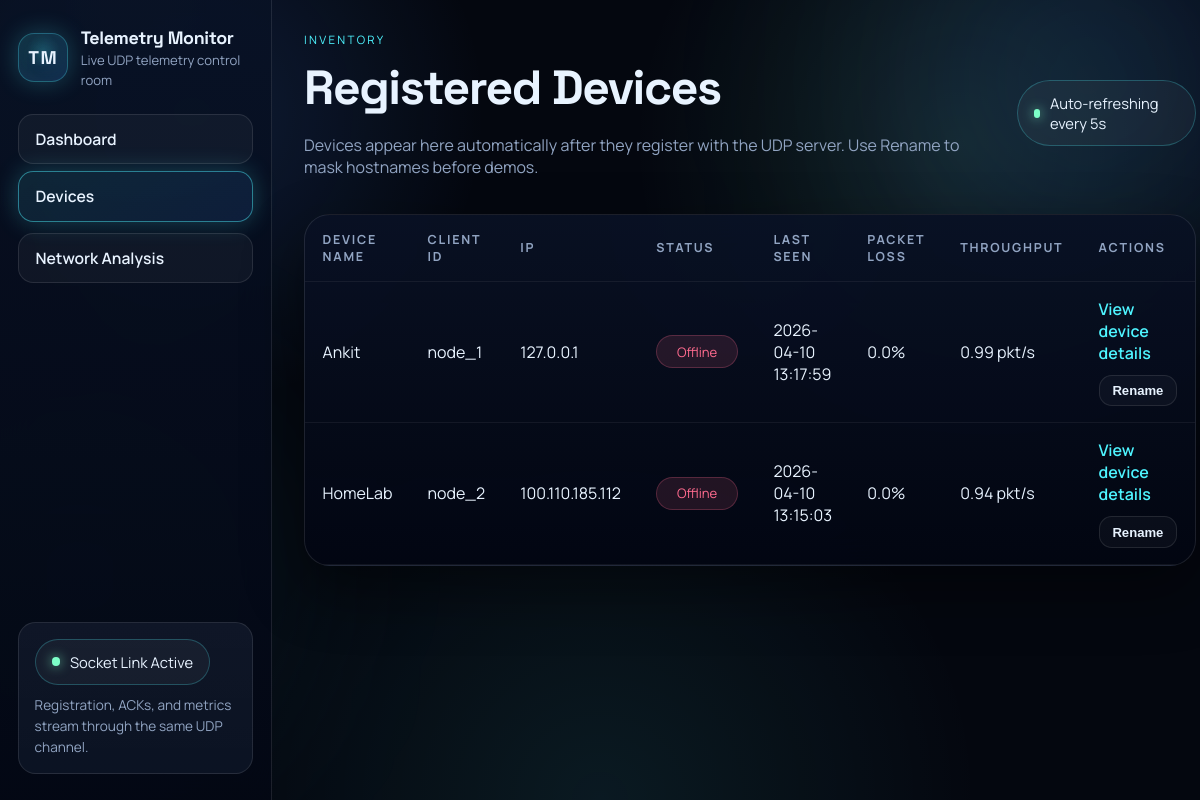
/devices, run on the app's committed database.
### tables this page shows
CREATE TABLE devices (
                    id INTEGER PRIMARY KEY AUTOINCREMENT,
                    client_id TEXT UNIQUE,
                    device_name TEXT,
                    ip_address TEXT,
                    registered_at INTEGER
                , display_name TEXT);

### dashboard/app.py (the view)
    @app.route("/devices")
    def devices_page():
        return render_template("devices.html", devices=aggregator.devices_overview())

### server/aggregator.py (called while the page is built)
    def devices_overview(self) -> List[Dict[str, Any]]:
        return self.database.fetch_devices_overview(self.config.offline_after_seconds)

### server/database.py (called while the page is built)
    def _connect(self) -> sqlite3.Connection:
        connection = sqlite3.connect(self.db_path, check_same_thread=False)
        connection.row_factory = sqlite3.Row
        return connection

### utils/helpers.py (called while the page is built)
def format_timestamp(timestamp: int | None) -> str:
    if not timestamp:
        return "Never"
    return datetime.fromtimestamp(int(timestamp)).strftime("%Y-%m-%d %H:%M:%S")

### dashboard/templates/devices.html (shortened to what this page needs)
{% extends "base.html" %}
{% block content %}
<div class="page-header">
    <div>
        <p class="eyebrow">Inventory</p>
        <h2>Registered Devices</h2>
        <p>Devices appear here automatically after they register with the UDP server. Use Rename to mask hostnames before demos.</p>
    </div>
    <div class="live-pill">
        <span class="status-dot-live"></span>
        <span>Auto-refreshing every 5s</span>
    </div>
</div>
<div class="table-card">
    <table>
        <thead>
            <tr>
                <th>Device Name</th>
                <th>Client ID</th>
                <th>IP</th>
                <th>Status</th>
                <th>Last Seen</th>
                <th>Packet Loss</th>
                <th>Throughput</th>
                <th>Actions</th>
            </tr>
        </thead>
        <tbody id="devices-table-body">
            {% for device in devices %}
            <tr>
                <td>{{ device.device_name }}</td>
                <td>{{ device.client_id }}</td>
                <td>{{ device.ip_address }}</td>
                <td><span class="status {{ device.status }}">{{ device.status }}</span></td>
                <td>{{ format_timestamp(device.last_seen) }}</td>
                <td>{{ device.packet_loss }}%</td>
                <td>{{ device.throughput }} pkt/s</td>
                <td>
                    <div class="table-actions">
                        <a href="{{ url_for('device_detail', client_id=device.client_id) }}">View device details</a>
                        <button
                            type="button"
                            class="button table-action-button rename-device-button"
                            data-client-id="{{ device.client_id }}"
                            data-device-name="{{ device.device_name }}"
                        >
                            Rename
                        </button>
                    </div>
                </td>
            </tr>
            {% else %}
            <tr><td colspan="8">No devices registered yet. Start a client to register automatically.</td></tr>
            {% endfor %}
        </tbody>
    </table>
</div>
{% endblock %}

### dashboard/templates/base.html (shortened to what this page needs)
<!doctype html>
<html lang="en">
<head>
    <link rel="stylesheet" href="{{ url_for('static', filename='css/styles.css') }}">
</head>
<body>
    <div class="page-glow page-glow-one" aria-hidden="true"></div>
    <div class="page-glow page-glow-two" aria-hidden="true"></div>
    <div class="app-shell">
        <aside class="sidebar">
            <div class="brand">
                <div class="brand-mark" aria-hidden="true">TM</div>
                <div>
                    <h1>Telemetry Monitor</h1>
                    <p>Live UDP telemetry control room</p>
                </div>
            </div>
            <nav>
                <a class="{% if request.path == url_for('dashboard_home') %}active{% endif %}" href="{{ url_for('dashboard_home') }}">Dashboard</a>
                <a class="{% if request.path == url_for('devices_page') %}active{% endif %}" href="{{ url_for('devices_page') }}">Devices</a>
                <a class="{% if request.path == url_for('network_analysis_page') %}active{% endif %}" href="{{ url_for('network_analysis_page') }}">Network Analysis</a>
            </nav>
            <div class="sidebar-footer">
                <div class="status-chip">
                    <span class="status-dot-live"></span>
                    <span>Socket Link Active</span>
                </div>
                <p>Registration, ACKs, and metrics stream through the same UDP channel.</p>
            </div>
        </aside>
        <main class="content">
            {% block content %}{% endblock %}
        </main>
    </div>
</body>
</html>

### data on the page
devices: device_name "Ankit", client_id "node_1", ip_address "127.0.0.1", status "Offline", last_seen "2026-04-10 13:17:59", packet_loss "0.0", throughput "0.99"
devices: device_name "HomeLab", client_id "node_2", ip_address "100.110.185.112", status "Offline", last_seen "2026-04-10 13:15:03", packet_loss "0.0", throughput "0.94"
